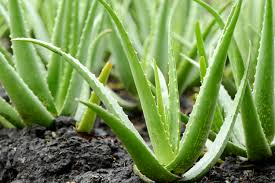
#> input picture aloevera.jpg, 275 x 183 px
$ jupyter execute Fourier_transformation.ipynb
#> lines starting #> are read from the running program, lines starting #| are printed output that depends on the picture
[cell 1]
import cv2
import numpy as np
from google.colab.patches import cv2_imshow
import matplotlib.pyplot as plt

from google.colab import files
uploaded = files.upload()
#> the answer given: aloevera.jpg

[cell 2]
img = cv2.imread('aloevera.jpg',0)
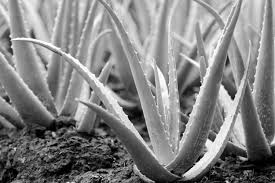
#> img: shape (183, 275); min 0, max 255, mean 130.9
dft = cv2.dft(np.float32(img),flags = cv2.DFT_COMPLEX_OUTPUT)
dft_shift = np.fft.fftshift(dft)
magnitude_spectrum = 20*np.log(cv2.magnitude(dft_shift[:,:,0],dft_shift[:,:,1]))
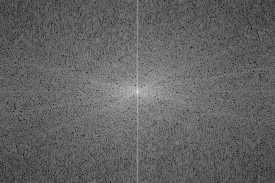
#> magnitude_spectrum: shape (183, 275) float32; min 56.75, max 314, mean 156.8; drawn with min black and max white
rows, cols = img.shape
#> rows = 183; cols = 275
crow,ccol = rows/2 , cols/2
#> crow = 91.5; ccol = 137.5
crow,ccol=int(crow),int(ccol)
#> crow = 91; ccol = 137
# create a mask first, center square is 1, remaining all zeros
mask = np.zeros((rows,cols,2),np.uint8)
mask[crow-30:crow+30, ccol-30:ccol+30] = 1
#print(mask[121,153])
# apply mask and inverse DFT
fshift = dft_shift*mask
magnitude_spectrum1 = 20*np.log(cv2.magnitude(fshift[:,:,0],fshift[:,:,1]))
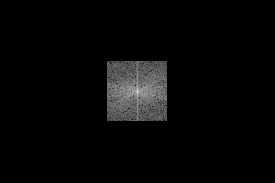
#> magnitude_spectrum1: shape (183, 275) float32; 92.85% of the values are NaN or infinite; the others: min 112.5, max 314, mean 193.1; drawn with min black, max white, NaN and infinite black
#cv2_imshow(magnitude_spectrum1)
f_ishift = np.fft.ifftshift(fshift)
img_back = cv2.idft(fshift)
img_back = cv2.magnitude(img_back[:,:,0],img_back[:,:,1])
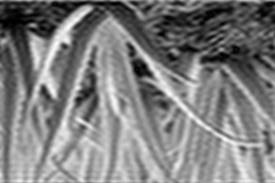
#> img_back: shape (183, 275) float32; min 2616.7, max 13255737, mean 6589848.5; drawn with min black and max white
print(mask)
#> (printed output is left out)
plt.subplot(221),plt.imshow(img, cmap = 'gray')
plt.title('Original Image'), plt.xticks([]), plt.yticks([])
plt.subplot(222),plt.imshow(magnitude_spectrum, cmap = 'gray')
plt.title('FT Image'), plt.xticks([]), plt.yticks([])
plt.subplot(223),plt.imshow(magnitude_spectrum1, cmap = 'gray')
plt.title('Mask Image'), plt.xticks([]), plt.yticks([])
plt.subplot(224),plt.imshow(img_back, cmap = 'gray')
plt.title('Inverse FT Image'), plt.xticks([]), plt.yticks([])
plt.show()

#cv2_imshow(img_back)
